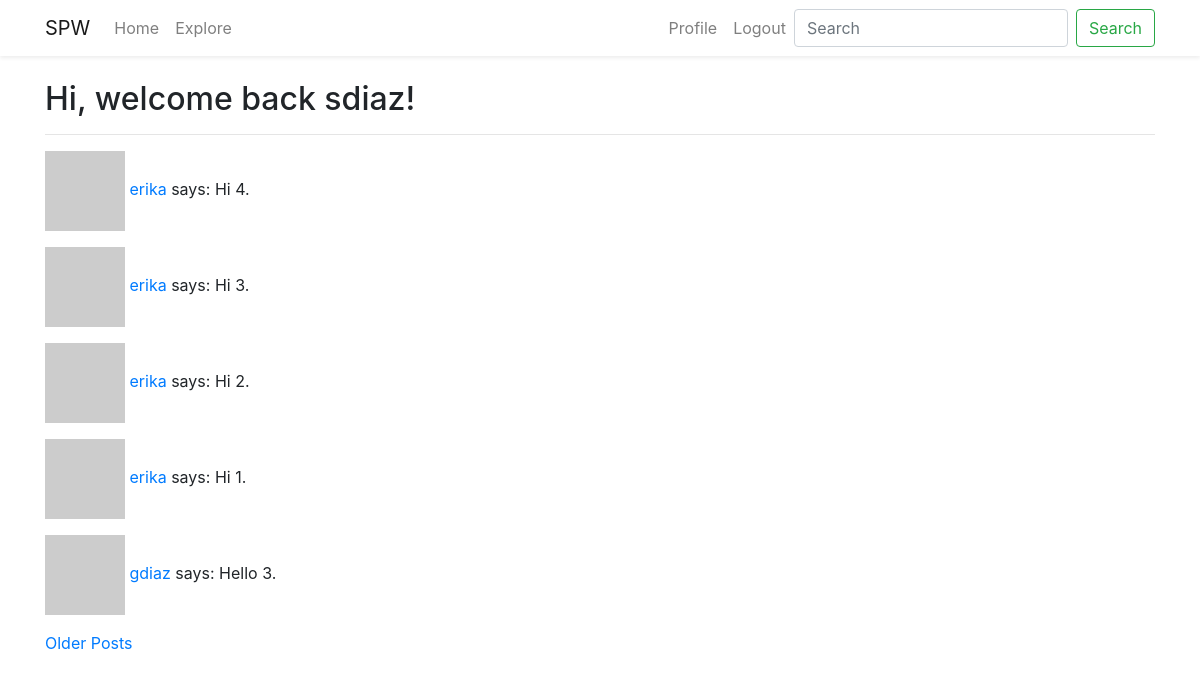
The page /explore (signed in) on the database its author committed.
### src/models.py (models this page shows, shortened)
class User(UserMixin, db.Model):
    id = db.Column(db.Integer, primary_key=True)
    username = db.Column(db.String(64), index=True, unique=True)
    email = db.Column(db.String(128), index=True, unique=True)
    password_hash = db.Column(db.String(128))
    posts = db.relationship('Post', backref='author', lazy='dynamic')
    about_me = db.Column(db.String(140))
    last_seen = db.Column(db.DateTime, default=datetime.utcnow)
    following = db.relationship(
        'User', secondary=followers,
        primaryjoin=(followers.c.follower_id == id),
        secondaryjoin=(followers.c.following_id == id),
        backref=db.backref('followers', lazy='dynamic'),
        lazy='dynamic',
    )
    def avatar(self, size):
        digest = md5(self.email.lower().encode('utf-8')).hexdigest()
        return f"https://www.gravatar.com/avatar/{digest}?d=robohash&s={size}"

class Post(db.Model):
    id = db.Column(db.Integer, primary_key=True)
    body = db.Column(db.String(140))
    timestamp = db.Column(db.DateTime, index=True, default=datetime.utcnow)
    user_id = db.Column(db.Integer, db.ForeignKey('user.id'))

### src/routes.py (the view)
@app.route('/explore')
@login_required
def explore():
    page = request.args.get(key='page', default=1, type=int)
    posts = Post.query.order_by(Post.timestamp.desc()).paginate(
        page=page,
        per_page=app.config['POST_PER_PAGE'],
        error_out=False,
    )
    next_page = url_for('index', page=posts.next_num) if posts.has_next else None
    prev_page = url_for('index', page=posts.prev_num) if posts.has_prev else None
    return render_template('index.html', title='Explore', posts=posts.items, next_page=next_page, prev_page=prev_page)

### src/models.py (called while the page is built)
@login.user_loader
def load_user(idx):
    return User.query.get(int(idx))

### src/routes.py (called while the page is built)
@app.before_request
def before_request():
    if current_user.is_authenticated:
        current_user.last_seen = datetime.utcnow()
        db.session.commit()

### src/templates/index.html (shortened to what this page needs)
{% extends "base.html" %}
{% block content %}
    <h2> Hi, welcome back {{ current_user.username }}! </h2>
    <hr>
    {% for post in posts %}
        {% include "includes/_post.html" %}
    {% endfor %}
    {% if next_page %}
        <a href="{{ next_page }}">Older Posts</a>
    {% endif %}
{% endblock %}

### src/templates/includes/_post.html
<p>
    <img src="{{ post.author.avatar(36) }}" alt="Profile Image">
    <a href="{{ url_for('user', username=post.author.username) }}">
        {{ post.author.username }}
    </a>
    says: {{ post.body }}
</p>

### rows shown on the page
User: username "sdiaz"
Post: author.username "erika", body "Hi 4."
Post: author.username "erika", body "Hi 3."
Post: author.username "erika", body "Hi 2."
Post: author.username "erika", body "Hi 1."
Post: author.username "gdiaz", body "Hello 3."
